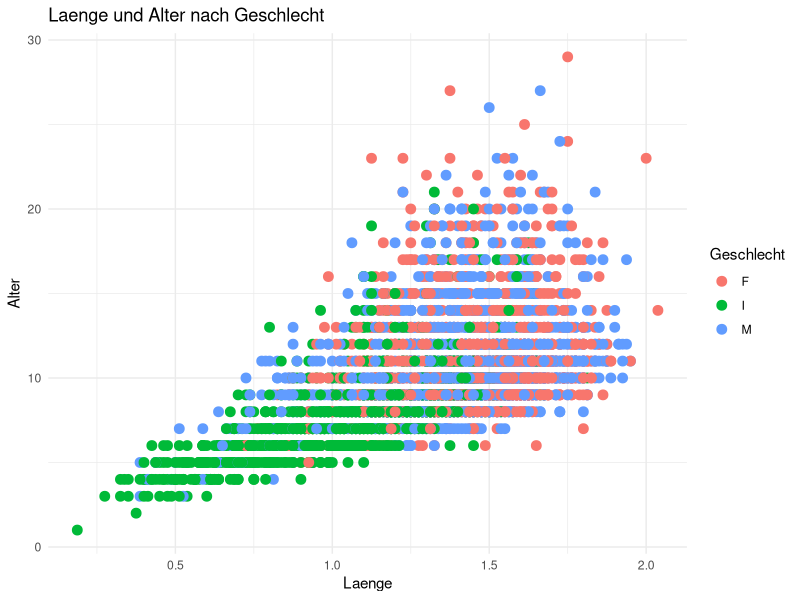
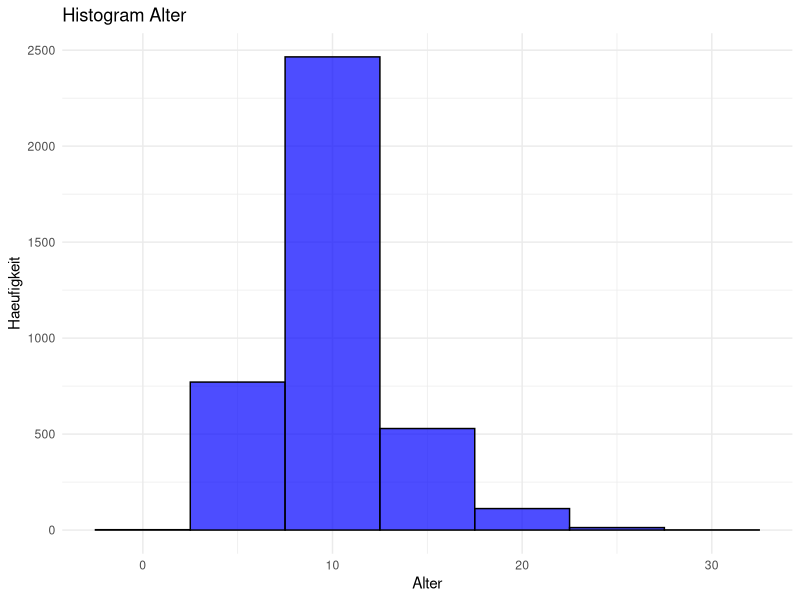

Generate these figures, in order, with R:
################################################################################
#
#   PStA Maschinelles Lernen SS2024
#   Datensatz:  Crab Age Prediction
#       Kaggle: https://www.kaggle.com/datasets/sidhus/crab-age-prediction
#
#   Vorgelegt von:  Sami Taieb (00803933) AI-M
#
################################################################################
library(ggplot2)

# Daten einlesen
setwd("C:/Users/administrator.ICD/Desktop/R ML")

Daten <- read.csv("CrabAgePrediction.csv",header=TRUE,sep=",", fill=TRUE, stringsAsFactors=TRUE)


# Datenkorrektur
Daten[, "Sex"] <- as.factor(Daten[, "Sex"])

# Datensatz in Geschlaechter aufteilen
Daten_M <- Daten[which(Daten$Sex == "M"), ]
Daten_F <- Daten[which(Daten$Sex == "F"), ]
Daten_I <- Daten[which(Daten$Sex == "I"), ]

# PLOT: Laenge und Alter nach Geschlecht
gang_plot <- ggplot(Daten, aes(x = Length, y = Age, color = Sex)) +
geom_point(size = 3) +
labs(
  title = "Laenge und Alter nach Geschlecht",
  x = "Laenge",
  y = "Alter",
  color = "Geschlecht"
) +
theme_minimal()

ggsave(filename = "groesse_alter_nach_geschlecht.png", plot = gang_plot, bg = "white")


#PLOT: Histogram Alter
hist_plot <- ggplot(Daten, aes(x = Age)) +
geom_histogram(binwidth = 5, fill = "blue", color = "black", alpha = 0.7) + #alpha macht balken etwas trasparent
labs(
  title = "Histogram Alter",
  x = "Alter",
  y = "Haeufigkeit"
) +
theme_minimal()

ggsave(filename = "histogram_alter.png", plot = hist_plot, bg = "white")
